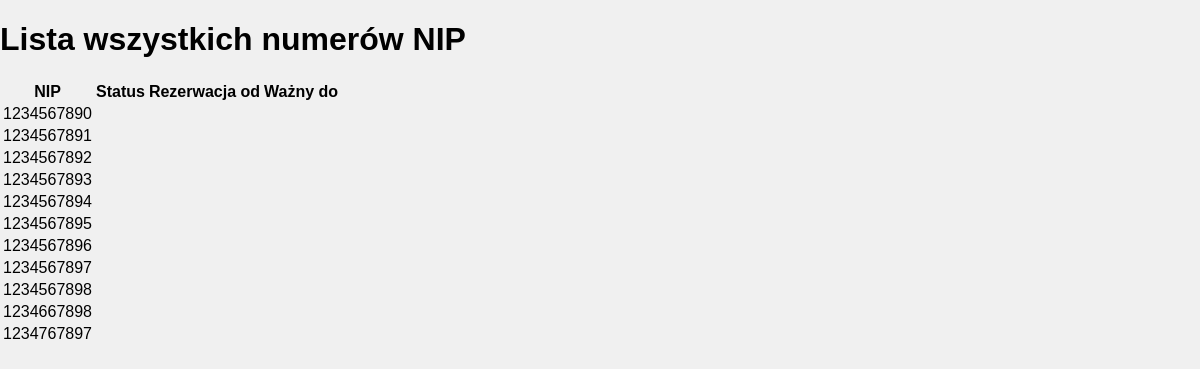
The page /admin-nip-list/ (signed in) on the database as committed earlier.
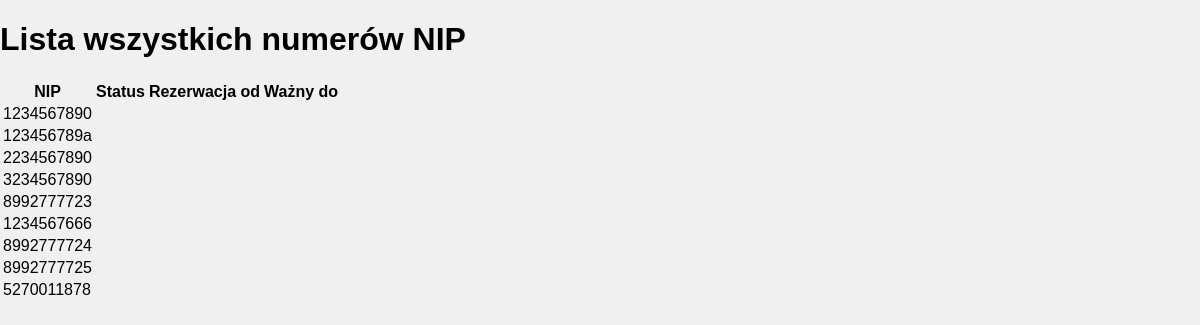
The same page on the database as committed later.
### rezerwacja_nip_app/models.py (models this page shows, shortened)
class NIPRecord(models.Model):
    nip = models.IntegerField(
        validators=[
            MinValueValidator(1000000000, message="NIP must be a 10-digit number."),
            MaxValueValidator(9999999999, message="NIP must be a 10-digit number.")
        ],
        unique=True
    )
    nazwa = models.CharField(max_length=255)
    email_uzytkownika = models.EmailField(default="")
    numer_telefonu_klienta = models.CharField(max_length=9, blank=True, null=True)
    data_poczatkowa = models.DateTimeField(default=timezone.now)
    data_koncowa = models.DateTimeField()
    STATUS_CHOICES = (
        ('WOLNY', 'Wolny do rezerwacji'),
        ('ZABLOKOWANY', 'Zablokowany'),
        ('WYGASLO', 'Rezerwacja wygasła'),
    )
    status = models.CharField(max_length=11, choices=STATUS_CHOICES)

### rezerwacja_nip_app/views.py (the view)
# urls.py: path('admin-nip-list/', views.admin_nip_list, name='admin_nip_list'),
@admin_required
def admin_nip_list(request):
    all_nips = NIPRecord.objects.all()
    return render(request, 'admin_nip_list.html', {'all_nips': all_nips})

### templates/admin_nip_list.html (shortened to what this page needs)
<!doctype html>
<html lang="pl">
<head>
</head>
<body>
{% block content %}
    <h1>Lista wszystkich numerów NIP</h1>
    <table>
        <thead>
            <tr>
                <th>NIP</th>
                <th>Status</th>
                <th>Rezerwacja od</th>
                <th>Ważny do</th>
            </tr>
        </thead>
        <tbody>
            {% for nip in all_nips %}
                <tr>
                    <td>{{ nip.nip }}</td>
                    <td>{{ nip.current_status }}</td>
                    <td>{{ nip.reservation_date }}</td>
                    <td>{{ nip.expiration_date }}</td>
                </tr>
            {% endfor %}
        </tbody>
    </table>
{% endblock %}
</body>
</html>

### templates/admin_nip_list.html (style rules this page uses)
body { background-color: #f0f0f0; font-family: Arial, sans-serif; margin: 0; padding: 0; }

Rows that differ between the two databases and show on the page:
removed NIPRecord: nip "1234567894"
removed NIPRecord: nip "1234567896"
removed NIPRecord: nip "1234567897"
removed NIPRecord: nip "1234567898"
removed NIPRecord: nip "1234667898"
removed NIPRecord: nip "1234767897"
changed NIPRecord (number 2 of 9 on the later page): nip "1234567891" → "123456789a"
changed NIPRecord (number 3 of 9 on the later page): nip "1234567892" → "2234567890"
changed NIPRecord (number 4 of 9 on the later page): nip "1234567893" → "3234567890"
added NIPRecord: nip "8992777723"
changed NIPRecord (number 6 of 9 on the later page): nip "1234567895" → "1234567666"
added NIPRecord: nip "8992777724"
added NIPRecord: nip "8992777725"
added NIPRecord: nip "5270011878"
